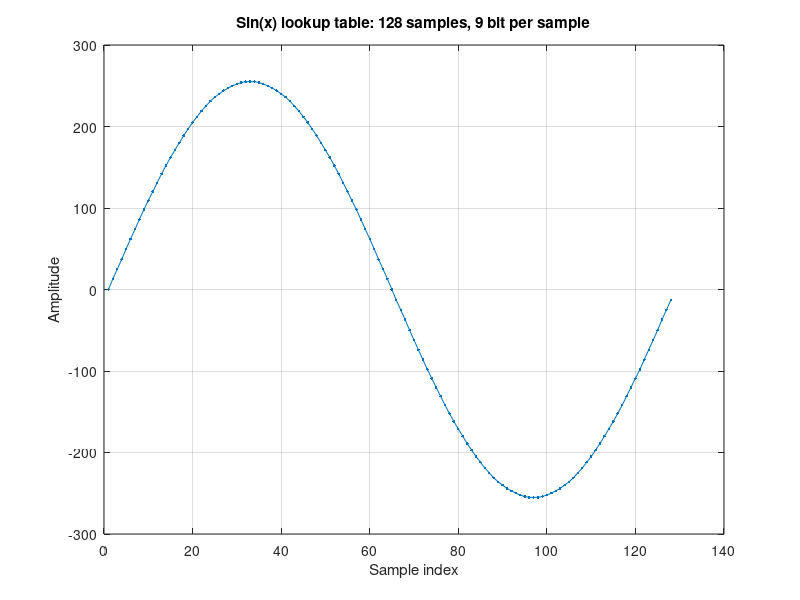

Write MATLAB code to recreate this figure. (Note: this script raises an error after producing the figure.)
clear all
format long

% Uncomment the following like to run this script in Octave:
% pkg load signal

% The following hex files can be read by the Verilog testbench with 
% the Verilog system task $readmemh()

%% define the parameters:
%
% Output file with the sine wave for the input frequency:
outputhexfile = 'simdata/DDSout.hex';

% Lookup-table for the DDS
DDSLUTfile    = 'simdata/DDSLUT.hex';

% Duration of the output test signal (seconds):
duration = 0.1;  

% Sampling frequency (Hz):
Fs = 192000;

% Output frequency (Hz):
Fout = 38000;

% Number of bits per sample in lookup-table
Nbits_sine_LUT = 9;

% Number of samples in the lookup-table:
% This should be an integer power of 2
Nsamples_LUT   = 128;

% Number of bits of the fractional phase:
% note that the number of bits in the integer part of the
% phase is given by log2( NsamplesLUT )
Nfrac = 6; 

%% Build the lookup-table:memory
sine_LUT = round( sin( (0:Nsamples_LUT-1) / Nsamples_LUT * 2 * pi ) * (2^(Nbits_sine_LUT-1)-1) );

figure(1);
plot( sine_LUT ,'.-'); grid on;
thistitle = sprintf('Sin(x) lookup table: %1d samples, %1d bit per sample', Nsamples_LUT, Nbits_sine_LUT );
title(thistitle);
xlabel('Sample index');
ylabel('Amplitude');

%% Write hex file with the LUT data:
fpout = fopen( DDSLUTfile, 'w+');

for i=1:Nsamples_LUT
    if sine_LUT(i) < 0
        fprintf( fpout, '%04x\n', int16( 2^Nbits_sine_LUT + sine_LUT(i) ) );
    else
        fprintf( fpout, '%04x\n', int16( sine_LUT(i) ) );
    end
end

fclose( fpout );

%% Generate a test signal with Fout frequency:
% the fractional delta_phase is truncated to the number of fractional bits
% defined in Nfrac:
delta_phase = floor( (Fout * Nsamples_LUT / Fs ) * 2^Nfrac ) / 2^Nfrac;

fprintf('Delta phase to generate %1d Hz is %10.7f (binary: %s.%s)\n\n', ...
          Fout, delta_phase, ...
          dec2bin( floor( delta_phase ), log2(Nsamples_LUT) ), ...
          dec2bin( ( delta_phase - floor( delta_phase ) ) * 2^Nfrac, Nfrac ) );


%% Generate the output vector for the duration set:

% Time vector:
t = linspace(0, duration, floor(Fs*duration) );

% Number of samples:
Nsamples = length( t );

% output data vector:
output_sine_wave = zeros(1, Nsamples );

% Instantaneous phase:
phase = 0;

for i=1:Nsamples
    
    % wrap phase accumulator
    phase = mod( phase, Nsamples_LUT);
    
    % Use as the index for the LUT the integer part of the phase:
    % Note the "+ 1" because Matlab vectors start with index 1...
    LUT_index = floor(phase) + 1; 
    output_sine_wave(i) = sine_LUT( LUT_index );
    
    % Increment phase 
    phase = phase + delta_phase;
end

% Plot the first 10 periods of the output signal
figure(2);
plot( t(1: floor( 10 * Fs / Fout))*1000, output_sine_wave(1:floor( 10 * Fs / Fout)), '.-');
grid on;
thistitle = sprintf('The first 10 periods of the output sine wave');
title(thistitle);
xlabel('Time (ms)');
ylabel('Integer amplitude');

%% Plot the FFT of the output signal
figure(3);
NpointsFFT = min( 16384, Nsamples );
fftout = abs( fft( hamming(NpointsFFT)' .* output_sine_wave(1:NpointsFFT) ) );
fftout = fftout / max( fftout );

% Vector of frequencies:
freqs = (0:NpointsFFT-1) / NpointsFFT * Fs;
plot( freqs(1:NpointsFFT/2), 20*log10( fftout(1:NpointsFFT/2) ) );
axis( [ 0 freqs(end/2) -100 1] );
grid on;
thistitle = sprintf('Spectrum of %1d Hz sine wave', Fout );
title(thistitle);
xlabel('Frequency (Hz) - max is Fs/2');
ylabel('Normalized amplitude (dB)');

%% Create the output hex file for the verification:
% Write hex file with the LUT data, using 32-bit output samples
% truncate in the testbench for the appropriate bit width
fpout = fopen( outputhexfile, 'w+');

for i=1:Nsamples
    if output_sine_wave(i) < 0
        fprintf( fpout, '%08x\n', int32( 2^Nbits_sine_LUT + output_sine_wave(i) ) );
    else
        fprintf( fpout, '%08x\n', int32( output_sine_wave(i) ) );
    end
end

fclose( fpout );
